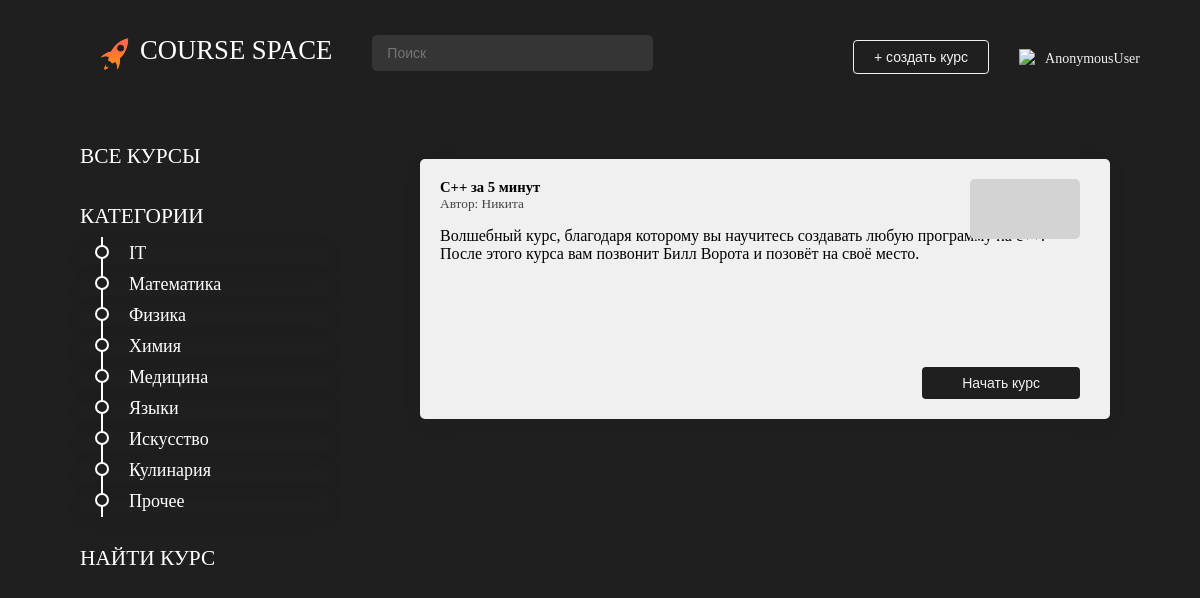
The app's page /main/course/1/, older data.
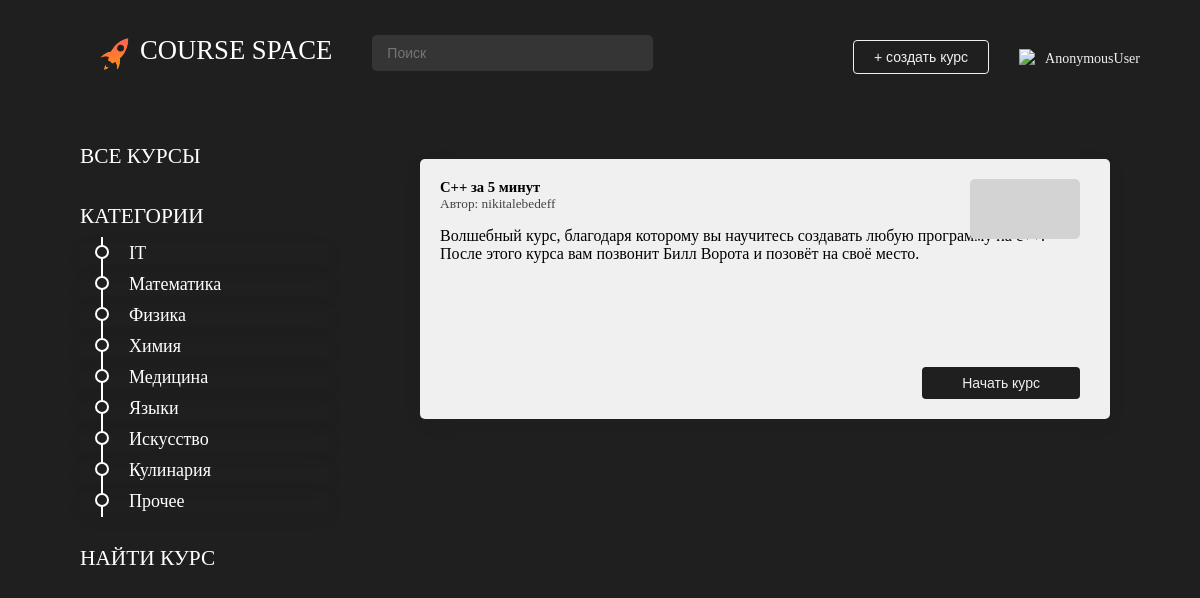
The same page, newer data.
### main/models.py (models this page shows)
class Courses(models.Model):
    title = models.CharField('title', max_length=80, null=False)
    description = models.TextField('description')
    date = models.TextField('date')
    category = models.ForeignKey(Categories, models.DO_NOTHING, db_column='Category_id')  # Field name made lowercase.
    author = models.ForeignKey(Authors, models.DO_NOTHING, db_column='Author_id')  # Field name made lowercase.
    class Meta:
        db_table = 'Courses'
    def __str__(self):
        return self.title

class Authors(models.Model):
    name = models.CharField('name', max_length=80, null=False)
    user = models.ForeignKey(settings.AUTH_USER_MODEL, models.DO_NOTHING, db_column='User_id')  # Field name made lowercase.
    class Meta:
        db_table = 'Authors'
    def __str__(self):
        return self.name

### main/views.py (the view)
# urls.py: path('/course/<int:course_id>/', show_course, name='course'),
def show_course(request, course_id):
    course = Courses.objects.filter(id=course_id)
    all_categories = Categories.objects.all()
    context = {
        'categories': all_categories,
        'course': course,
        'title': course[0],
    }
    return render(request, 'main/course.html', context=context)

### main/templates/main/course.html
{% extends 'main/base.html' %}
{% block style %}
    {% load static %}
    <link rel="stylesheet" href=" {%  static 'main/css/main.css'%}">
{% endblock %}
{% block content %}
        <div class="List">
            <h1> </h1>
            {% for el in course%}
                <div class="card block" id="{{ el.id }}">
                <div class="lable">
                    <div class="text">
                        <div class="title">{{ el.title }}</div>
                        <div class="autor">Автор: {{ el.author }}</div>
                    </div>
                    <div class="img">
                    </div>
                </div>
                <div class="desk">{{ el.description }}</div>
                <button class="go"
                onclick="window.location.href = '#'"
                >Начать курс</button>
            </div>
            {% endfor %}
        </div>
{% endblock %}

Row changes from the older to the newer data that the page shows:
changed through a linked row, Courses "C++ за 5 минут": author "Никита" → "nikitalebedeff"
